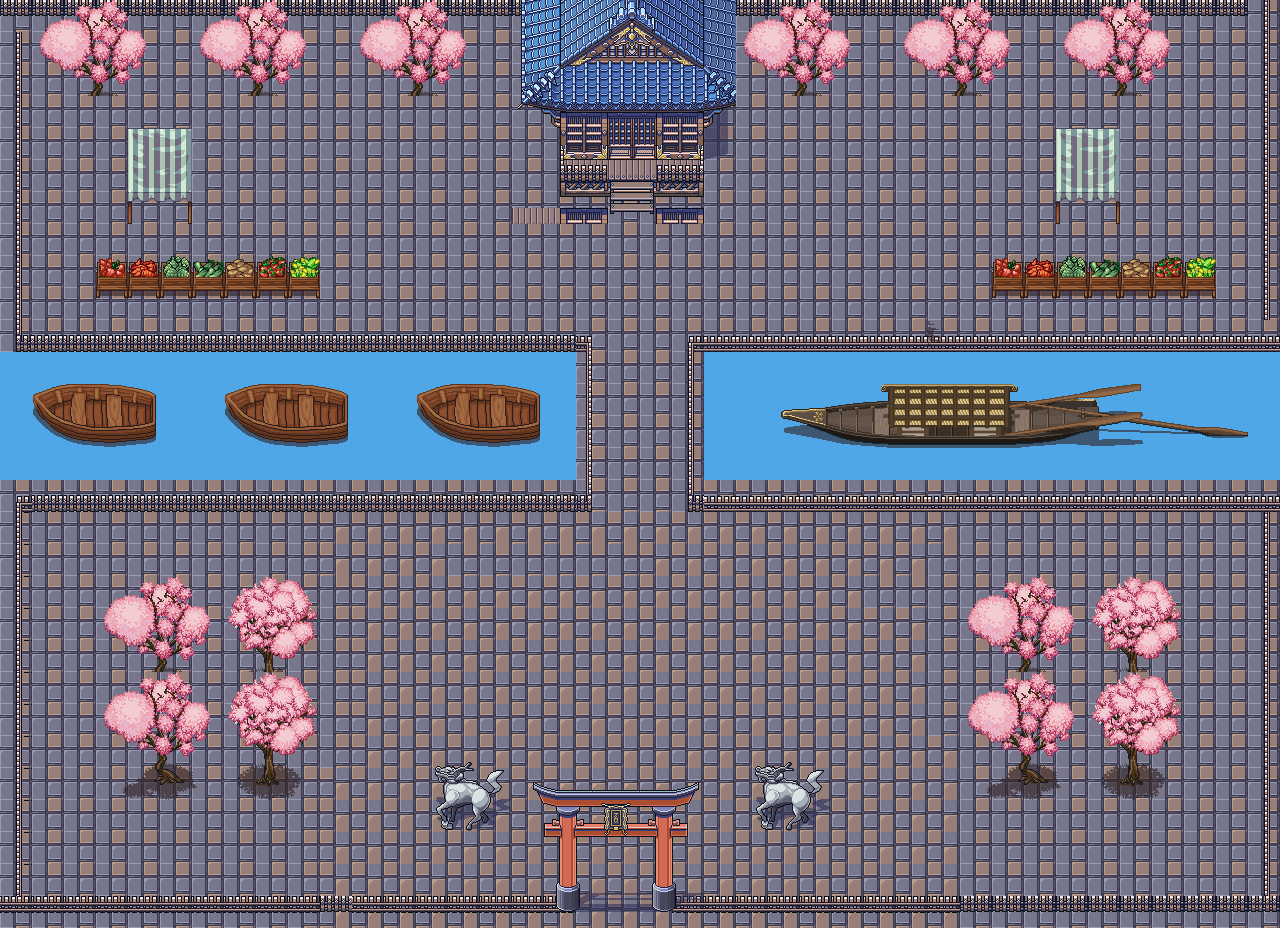

A level layout from a 2D game, rendered from its tile map. Below: a short description, then the map file with tile-grid data replaced by summaries:
An orthogonal 40x29 tile map with 32x32 px tiles, 4 tile layers (bg, fam, thing, finger), 6 tilesets and 15 objects (s, f, f1, f2, f3, ...).

<map version="1.10" tiledversion="1.10.2" orientation="orthogonal" renderorder="right-down" width="40" height="29" tilewidth="32" tileheight="32" infinite="0" nextlayerid="6" nextobjectid="16">
 <editorsettings>
  <export target="level3.tmj" format="json" />
 </editorsettings>
 <tileset firstgid="1" name="miscatlas" tilewidth="32" tileheight="32" tilecount="1024" columns="32">
  <image source="misc_atlas.png" width="1024" height="1024" />
 </tileset>
 <tileset firstgid="1025" name="defimon" tilewidth="32" tileheight="32" tilecount="2640" columns="44">
  <image source="defimon2.png" width="1408" height="1920" />
 </tileset>
 <tileset firstgid="3665" name="Maintilemapshadows" tilewidth="32" tileheight="32" tilecount="5760" columns="144">
  <image source="Maintilemap_Shadows.png" width="4608" height="1296" />
 </tileset>
 <tileset firstgid="9425" name="Street" tilewidth="32" tileheight="32" tilecount="256" columns="32">
  <image source="Street32x32.png" width="1024" height="256" />
 </tileset>
 <tileset firstgid="9681" name="tuxmon" tilewidth="32" tileheight="32" tilecount="775" columns="25">
  <image source="tuxmon-32x32.png" width="816" height="1020" />
 </tileset>
 <tileset firstgid="10456" name="village" tilewidth="32" tileheight="32" tilecount="855" columns="19">
  <image source="village32x32.png" width="608" height="1440" />
 </tileset>
 <layer id="1" name="bg" width="40" height="29">
  <data>[1160 cells, 1160 non-empty, 3 distinct tile ids]</data>
 </layer>
 <layer id="3" name="fam" width="40" height="29">
  <data>[1160 cells, 203 non-empty, 13 distinct tile ids]</data>
 </layer>
 <layer id="2" name="thing" width="40" height="29">
  <data>[1160 cells, 361 non-empty, 194 distinct tile ids]</data>
 </layer>
 <layer id="4" name="finger" width="40" height="29">
  <data>[1160 cells, 0 non-empty, 0 distinct tile ids]</data>
 </layer>
 <objectgroup id="5" name="s">
  <object id="1" name="s" x="630" y="248">
   <point />
  </object>
  <object id="2" name="f" x="788.576" y="685.87">
   <point />
  </object>
  <object id="3" name="f1" x="463.049" y="677.166">
   <point />
  </object>
  <object id="4" name="f2" x="628.424" y="661.499">
   <point />
  </object>
  <object id="5" name="f3" x="962.655" y="212.376">
   <point />
  </object>
  <object id="6" name="f4" x="327.268" y="189.746">
   <point />
  </object>
  <object id="7" name="f5" x="1220.29" y="865.171">
   <point />
  </object>
  <object id="8" name="k1" x="40.0381" y="379.491">
   <point />
  </object>
  <object id="9" name="k2" x="1242.92" y="452.604">
   <point />
  </object>
  <object id="10" name="k3" x="62.6683" y="861.689">
   <point />
  </object>
  <object id="11" name="k4" x="50.4828" y="555.311">
   <point />
  </object>
  <object id="12" name="k5" x="461.308" y="546.607">
   <point />
  </object>
  <object id="13" name="k6" x="788.576" y="539.644">
   <point />
  </object>
  <object id="14" name="k7" x="1222.03" y="684.129">
   <point />
  </object>
  <object id="15" name="k8" x="53.9644" y="188.005">
   <point />
  </object>
 </objectgroup>
</map>
